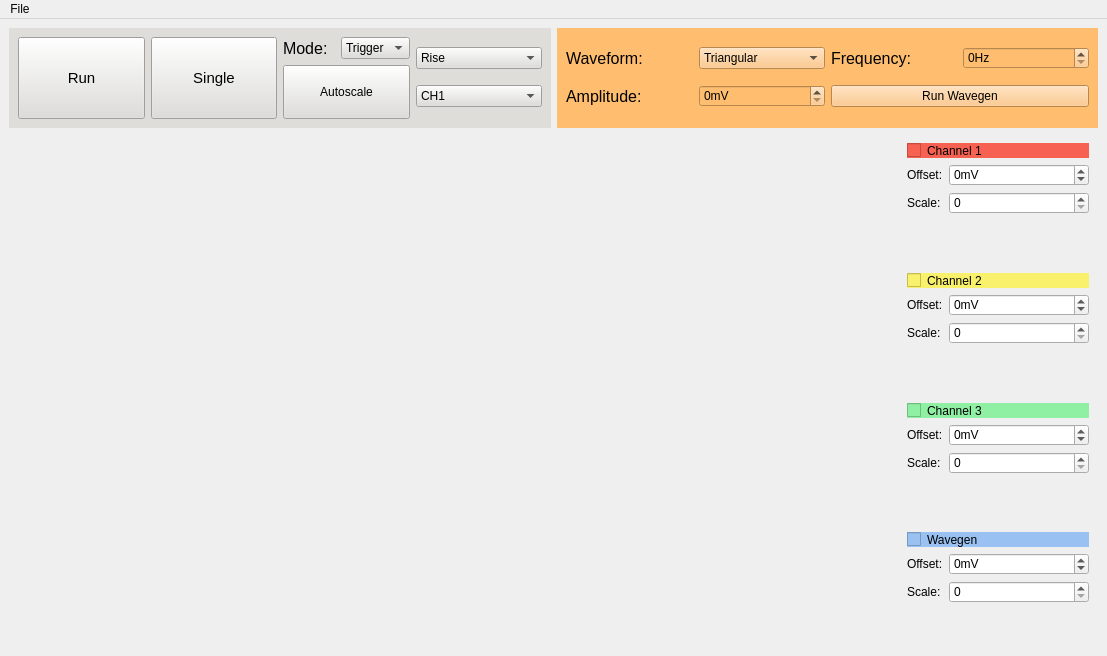
<?xml version="1.0" encoding="UTF-8"?>
<ui version="4.0">
 <class>Bioscope</class>
 <widget class="QMainWindow" name="Bioscope">
  <property name="geometry">
   <rect>
    <x>0</x>
    <y>0</y>
    <width>1107</width>
    <height>656</height>
   </rect>
  </property>
  <property name="windowTitle">
   <string>Bioscope</string>
  </property>
  <widget class="QWidget" name="centralwidget">
   <layout class="QVBoxLayout" name="verticalLayout_3">
    <item>
     <layout class="QVBoxLayout" name="VLayoutGlobal">
      <item>
       <layout class="QHBoxLayout" name="HLayoutControl">
        <item>
         <widget class="QFrame" name="FrameControlScope">
          <property name="sizePolicy">
           <sizepolicy hsizetype="MinimumExpanding" vsizetype="Fixed">
            <horstretch>0</horstretch>
            <verstretch>0</verstretch>
           </sizepolicy>
          </property>
          <property name="minimumSize">
           <size>
            <width>20</width>
            <height>100</height>
           </size>
          </property>
          <property name="styleSheet">
           <string notr="true">background-color: rgb(222, 221, 218);
alternate-background-color: rgb(119, 118, 123);
color: rgb(0, 0, 0);</string>
          </property>
          <property name="frameShape">
           <enum>QFrame::Shape::NoFrame</enum>
          </property>
          <layout class="QHBoxLayout" name="horizontalLayout">
           <item>
            <widget class="QPushButton" name="buttonRunStop">
             <property name="sizePolicy">
              <sizepolicy hsizetype="Minimum" vsizetype="Expanding">
               <horstretch>0</horstretch>
               <verstretch>0</verstretch>
              </sizepolicy>
             </property>
             <property name="font">
              <font>
               <pointsize>11</pointsize>
               <bold>false</bold>
              </font>
             </property>
             <property name="text">
              <string>Run</string>
             </property>
             <property name="icon">
              <iconset theme="QIcon::ThemeIcon::MediaPlaybackStart"/>
             </property>
             <property name="iconSize">
              <size>
               <width>25</width>
               <height>25</height>
              </size>
             </property>
            </widget>
           </item>
           <item>
            <widget class="QPushButton" name="buttonSingle">
             <property name="sizePolicy">
              <sizepolicy hsizetype="Minimum" vsizetype="Expanding">
               <horstretch>0</horstretch>
               <verstretch>0</verstretch>
              </sizepolicy>
             </property>
             <property name="font">
              <font>
               <pointsize>11</pointsize>
               <bold>false</bold>
              </font>
             </property>
             <property name="text">
              <string>Single</string>
             </property>
             <property name="icon">
              <iconset theme="QIcon::ThemeIcon::MediaPlaybackPause"/>
             </property>
             <property name="iconSize">
              <size>
               <width>25</width>
               <height>25</height>
              </size>
             </property>
            </widget>
           </item>
           <item>
            <layout class="QVBoxLayout" name="VLayoutModeAuto">
             <item>
              <layout class="QHBoxLayout" name="HLayoutMode">
               <item>
                <widget class="QLabel" name="labelMode">
                 <property name="font">
                  <font>
                   <pointsize>12</pointsize>
                  </font>
                 </property>
                 <property name="text">
                  <string>Mode:</string>
                 </property>
                </widget>
               </item>
               <item>
                <widget class="QComboBox" name="comboMode">
                 <property name="sizePolicy">
                  <sizepolicy hsizetype="Preferred" vsizetype="Fixed">
                   <horstretch>0</horstretch>
                   <verstretch>0</verstretch>
                  </sizepolicy>
                 </property>
                 <property name="minimumSize">
                  <size>
                   <width>0</width>
                   <height>10</height>
                  </size>
                 </property>
                 <item>
                  <property name="text">
                   <string>Trigger</string>
                  </property>
                 </item>
                 <item>
                  <property name="text">
                   <string>Roll</string>
                  </property>
                 </item>
                 <item>
                  <property name="text">
                   <string>XY</string>
                  </property>
                 </item>
                </widget>
               </item>
              </layout>
             </item>
             <item>
              <widget class="QPushButton" name="buttonAutoscale">
               <property name="sizePolicy">
                <sizepolicy hsizetype="Minimum" vsizetype="Minimum">
                 <horstretch>0</horstretch>
                 <verstretch>0</verstretch>
                </sizepolicy>
               </property>
               <property name="minimumSize">
                <size>
                 <width>0</width>
                 <height>12</height>
                </size>
               </property>
               <property name="text">
                <string>Autoscale</string>
               </property>
               <property name="icon">
                <iconset theme="QIcon::ThemeIcon::ZoomFitBest"/>
               </property>
              </widget>
             </item>
            </layout>
           </item>
           <item>
            <layout class="QVBoxLayout" name="VLayoutTriggerRight">
             <item>
              <widget class="QComboBox" name="comboTriggerSet">
               <property name="sizePolicy">
                <sizepolicy hsizetype="Preferred" vsizetype="Fixed">
                 <horstretch>0</horstretch>
                 <verstretch>0</verstretch>
                </sizepolicy>
               </property>
               <property name="minimumSize">
                <size>
                 <width>0</width>
                 <height>10</height>
                </size>
               </property>
               <item>
                <property name="text">
                 <string>Rise</string>
                </property>
                <property name="icon">
                 <iconset theme="QIcon::ThemeIcon::GoUp"/>
                </property>
               </item>
               <item>
                <property name="text">
                 <string>Fall</string>
                </property>
                <property name="icon">
                 <iconset theme="QIcon::ThemeIcon::GoDown"/>
                </property>
               </item>
               <item>
                <property name="text">
                 <string>Both</string>
                </property>
                <property name="icon">
                 <iconset theme="QIcon::ThemeIcon::MediaPlaylistShuffle"/>
                </property>
               </item>
              </widget>
             </item>
             <item>
              <widget class="QComboBox" name="comboTriggerCH">
               <property name="sizePolicy">
                <sizepolicy hsizetype="Preferred" vsizetype="Fixed">
                 <horstretch>0</horstretch>
                 <verstretch>0</verstretch>
                </sizepolicy>
               </property>
               <property name="minimumSize">
                <size>
                 <width>0</width>
                 <height>10</height>
                </size>
               </property>
               <item>
                <property name="text">
                 <string>CH1</string>
                </property>
               </item>
               <item>
                <property name="text">
                 <string>CH2</string>
                </property>
               </item>
               <item>
                <property name="text">
                 <string>CH3</string>
                </property>
               </item>
               <item>
                <property name="text">
                 <string>CH4</string>
                </property>
               </item>
              </widget>
             </item>
            </layout>
           </item>
          </layout>
         </widget>
        </item>
        <item>
         <widget class="QFrame" name="FrameControlWavegen">
          <property name="sizePolicy">
           <sizepolicy hsizetype="Expanding" vsizetype="Fixed">
            <horstretch>0</horstretch>
            <verstretch>0</verstretch>
           </sizepolicy>
          </property>
          <property name="minimumSize">
           <size>
            <width>0</width>
            <height>100</height>
           </size>
          </property>
          <property name="styleSheet">
           <string notr="true">background-color: rgb(255, 190, 111);
color: rgb(0, 0, 0);</string>
          </property>
          <property name="frameShape">
           <enum>QFrame::Shape::NoFrame</enum>
          </property>
          <layout class="QHBoxLayout" name="horizontalLayout_2">
           <item>
            <layout class="QVBoxLayout" name="VLayoutWavAmp">
             <item>
              <layout class="QHBoxLayout" name="HLayoutWaveform">
               <item>
                <widget class="QLabel" name="labelWaveform">
                 <property name="font">
                  <font>
                   <pointsize>12</pointsize>
                  </font>
                 </property>
                 <property name="text">
                  <string>Waveform:</string>
                 </property>
                </widget>
               </item>
               <item>
                <widget class="QComboBox" name="comboWaveform">
                 <item>
                  <property name="text">
                   <string>Triangular</string>
                  </property>
                 </item>
                 <item>
                  <property name="text">
                   <string>Square</string>
                  </property>
                 </item>
                 <item>
                  <property name="text">
                   <string>Sinusoid</string>
                  </property>
                 </item>
                 <item>
                  <property name="text">
                   <string>DC</string>
                  </property>
                 </item>
                </widget>
               </item>
              </layout>
             </item>
             <item>
              <layout class="QHBoxLayout" name="HLayoutAmplitud">
               <item>
                <widget class="QLabel" name="labelAmplitude">
                 <property name="font">
                  <font>
                   <pointsize>12</pointsize>
                  </font>
                 </property>
                 <property name="text">
                  <string>Amplitude:</string>
                 </property>
                </widget>
               </item>
               <item>
                <widget class="QSpinBox" name="spinWavegenAmp">
                 <property name="suffix">
                  <string>mV</string>
                 </property>
                </widget>
               </item>
              </layout>
             </item>
            </layout>
           </item>
           <item>
            <layout class="QVBoxLayout" name="VLayoutFreqRunWav">
             <item>
              <layout class="QHBoxLayout" name="HLayoutFreq">
               <item>
                <widget class="QLabel" name="labelFrequency">
                 <property name="font">
                  <font>
                   <pointsize>12</pointsize>
                  </font>
                 </property>
                 <property name="text">
                  <string>Frequency:</string>
                 </property>
                </widget>
               </item>
               <item>
                <widget class="QSpinBox" name="spinWavegenFreq">
                 <property name="suffix">
                  <string>Hz</string>
                 </property>
                </widget>
               </item>
              </layout>
             </item>
             <item>
              <widget class="QPushButton" name="pushRunWavegen">
               <property name="text">
                <string>Run Wavegen</string>
               </property>
               <property name="icon">
                <iconset theme="QIcon::ThemeIcon::MediaSeekForward"/>
               </property>
              </widget>
             </item>
            </layout>
           </item>
          </layout>
         </widget>
        </item>
       </layout>
      </item>
      <item>
       <layout class="QHBoxLayout" name="HLayoutPlotCH">
        <item>
         <widget class="SignalPlotter" name="plotWidget" native="true">
          <property name="sizePolicy">
           <sizepolicy hsizetype="MinimumExpanding" vsizetype="Expanding">
            <horstretch>0</horstretch>
            <verstretch>0</verstretch>
           </sizepolicy>
          </property>
         </widget>
        </item>
        <item>
         <layout class="QVBoxLayout" name="CHVLayout">
          <property name="sizeConstraint">
           <enum>QLayout::SizeConstraint::SetNoConstraint</enum>
          </property>
          <item>
           <widget class="QFrame" name="frameCH1">
            <property name="sizePolicy">
             <sizepolicy hsizetype="Fixed" vsizetype="Expanding">
              <horstretch>0</horstretch>
              <verstretch>0</verstretch>
             </sizepolicy>
            </property>
            <property name="minimumSize">
             <size>
              <width>200</width>
              <height>0</height>
             </size>
            </property>
            <property name="styleSheet">
             <string notr="true">border-color: rgb(237, 51, 59);</string>
            </property>
            <property name="frameShape">
             <enum>QFrame::Shape::NoFrame</enum>
            </property>
            <layout class="QFormLayout" name="formLayout_3">
             <item row="0" column="0" colspan="2">
              <widget class="QCheckBox" name="checkCH1">
               <property name="styleSheet">
                <string notr="true">background-color: rgb(246, 97, 81);
color: rgb(0, 0, 0);</string>
               </property>
               <property name="text">
                <string>Channel 1</string>
               </property>
              </widget>
             </item>
             <item row="1" column="0">
              <widget class="QLabel" name="labelCH1offset">
               <property name="text">
                <string>Offset:</string>
               </property>
              </widget>
             </item>
             <item row="1" column="1">
              <widget class="QSpinBox" name="spinCH1offset">
               <property name="specialValueText">
                <string/>
               </property>
               <property name="suffix">
                <string>mV</string>
               </property>
               <property name="minimum">
                <number>-1000</number>
               </property>
               <property name="maximum">
                <number>1000</number>
               </property>
               <property name="singleStep">
                <number>5</number>
               </property>
              </widget>
             </item>
             <item row="2" column="0">
              <widget class="QLabel" name="labelCH1scale">
               <property name="text">
                <string>Scale:</string>
               </property>
              </widget>
             </item>
             <item row="2" column="1">
              <widget class="CustomScaleSpinBox" name="spinScaleCH1"/>
             </item>
            </layout>
           </widget>
          </item>
          <item>
           <widget class="QFrame" name="frameCH2">
            <property name="sizePolicy">
             <sizepolicy hsizetype="Fixed" vsizetype="Expanding">
              <horstretch>0</horstretch>
              <verstretch>0</verstretch>
             </sizepolicy>
            </property>
            <property name="minimumSize">
             <size>
              <width>200</width>
              <height>0</height>
             </size>
            </property>
            <property name="styleSheet">
             <string notr="true">border-color: rgb(143, 240, 164);</string>
            </property>
            <property name="frameShape">
             <enum>QFrame::Shape::NoFrame</enum>
            </property>
            <layout class="QFormLayout" name="formLayout_2">
             <item row="0" column="0" colspan="2">
              <widget class="QCheckBox" name="checkCH2">
               <property name="styleSheet">
                <string notr="true">background-color: rgb(249, 240, 107);
color: rgb(0, 0, 0);</string>
               </property>
               <property name="text">
                <string>Channel 2</string>
               </property>
              </widget>
             </item>
             <item row="1" column="0">
              <widget class="QLabel" name="labelCH2offset">
               <property name="text">
                <string>Offset:</string>
               </property>
              </widget>
             </item>
             <item row="1" column="1">
              <widget class="QSpinBox" name="spinCH2offset">
               <property name="specialValueText">
                <string/>
               </property>
               <property name="suffix">
                <string>mV</string>
               </property>
               <property name="minimum">
                <number>-1000</number>
               </property>
               <property name="maximum">
                <number>1000</number>
               </property>
               <property name="singleStep">
                <number>5</number>
               </property>
              </widget>
             </item>
             <item row="2" column="0">
              <widget class="QLabel" name="labelCH2scale">
               <property name="text">
                <string>Scale:</string>
               </property>
              </widget>
             </item>
             <item row="2" column="1">
              <widget class="CustomScaleSpinBox" name="spinScaleCH2"/>
             </item>
            </layout>
           </widget>
          </item>
          <item>
           <widget class="QFrame" name="frameCH3">
            <property name="sizePolicy">
             <sizepolicy hsizetype="Fixed" vsizetype="Expanding">
              <horstretch>0</horstretch>
              <verstretch>0</verstretch>
             </sizepolicy>
            </property>
            <property name="minimumSize">
             <size>
              <width>200</width>
              <height>0</height>
             </size>
            </property>
            <property name="styleSheet">
             <string notr="true">border-color: rgb(249, 240, 107);</string>
            </property>
            <property name="frameShape">
             <enum>QFrame::Shape::NoFrame</enum>
            </property>
            <layout class="QFormLayout" name="formLayout">
             <item row="0" column="0" colspan="2">
              <widget class="QCheckBox" name="checkCH3">
               <property name="styleSheet">
                <string notr="true">background-color: rgb(143, 240, 164);
color: rgb(0, 0, 0);</string>
               </property>
               <property name="text">
                <string>Channel 3</string>
               </property>
              </widget>
             </item>
             <item row="1" column="0">
              <widget class="QLabel" name="labelCH3offset">
               <property name="text">
                <string>Offset:</string>
               </property>
              </widget>
             </item>
             <item row="1" column="1">
              <widget class="QSpinBox" name="spinCH3offset">
               <property name="specialValueText">
                <string/>
               </property>
               <property name="suffix">
                <string>mV</string>
               </property>
               <property name="minimum">
                <number>-1000</number>
               </property>
               <property name="maximum">
                <number>1000</number>
               </property>
               <property name="singleStep">
                <number>5</number>
               </property>
              </widget>
             </item>
             <item row="2" column="0">
              <widget class="QLabel" name="labelCH3scale">
               <property name="text">
                <string>Scale:</string>
               </property>
              </widget>
             </item>
             <item row="2" column="1">
              <widget class="CustomScaleSpinBox" name="spinScaleCH3"/>
             </item>
            </layout>
           </widget>
          </item>
          <item>
           <widget class="QFrame" name="frameCH4">
            <property name="sizePolicy">
             <sizepolicy hsizetype="Fixed" vsizetype="Expanding">
              <horstretch>0</horstretch>
              <verstretch>0</verstretch>
             </sizepolicy>
            </property>
            <property name="minimumSize">
             <size>
              <width>200</width>
              <height>0</height>
             </size>
            </property>
            <property name="styleSheet">
             <string notr="true">border-color: rgb(153, 193, 241);</string>
            </property>
            <property name="frameShape">
             <enum>QFrame::Shape::NoFrame</enum>
            </property>
            <layout class="QFormLayout" name="formLayout_4">
             <item row="0" column="0" colspan="2">
              <widget class="QCheckBox" name="checkCH4">
               <property name="styleSheet">
                <string notr="true">background-color: rgb(153, 193, 241);
color: rgb(0, 0, 0);</string>
               </property>
               <property name="text">
                <string>Wavegen</string>
               </property>
              </widget>
             </item>
             <item row="1" column="0">
              <widget class="QLabel" name="labelCH4off">
               <property name="text">
                <string>Offset:</string>
               </property>
              </widget>
             </item>
             <item row="1" column="1">
              <widget class="QSpinBox" name="spinCH4offset">
               <property name="specialValueText">
                <string/>
               </property>
               <property name="suffix">
                <string>mV</string>
               </property>
               <property name="minimum">
                <number>-1000</number>
               </property>
               <property name="maximum">
                <number>1000</number>
               </property>
               <property name="singleStep">
                <number>5</number>
               </property>
              </widget>
             </item>
             <item row="2" column="0">
              <widget class="QLabel" name="labelCH4scale">
               <property name="text">
                <string>Scale:</string>
               </property>
              </widget>
             </item>
             <item row="2" column="1">
              <widget class="CustomScaleSpinBox" name="spinScaleCH4"/>
             </item>
            </layout>
           </widget>
          </item>
         </layout>
        </item>
       </layout>
      </item>
     </layout>
    </item>
   </layout>
  </widget>
  <widget class="QMenuBar" name="menuBar">
   <property name="geometry">
    <rect>
     <x>0</x>
     <y>0</y>
     <width>1107</width>
     <height>23</height>
    </rect>
   </property>
   <widget class="QMenu" name="menuFile">
    <property name="title">
     <string>File</string>
    </property>
    <widget class="QMenu" name="menuSave_as">
     <property name="title">
      <string>Save as</string>
     </property>
     <addaction name="action_png"/>
    </widget>
    <addaction name="actionSave"/>
    <addaction name="menuSave_as"/>
   </widget>
   <addaction name="menuFile"/>
  </widget>
  <action name="actionSave">
   <property name="text">
    <string>Save</string>
   </property>
  </action>
  <action name="action_png">
   <property name="text">
    <string>.png</string>
   </property>
  </action>
 </widget>
 <customwidgets>
  <customwidget>
   <class>SignalPlotter</class>
   <extends>QWidget</extends>
   <header location="global">custom_widgets</header>
   <container>1</container>
  </customwidget>
  <customwidget>
   <class>CustomScaleSpinBox</class>
   <extends>QSpinBox</extends>
   <header location="global">custom_widgets</header>
  </customwidget>
 </customwidgets>
 <resources/>
 <connections/>
</ui>
